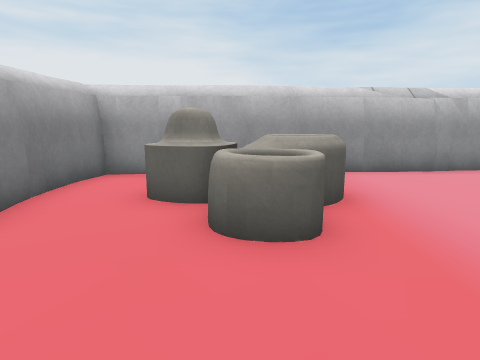
[1] (above)

24 first-person views from a walk through a scene from a Unity 3-D project. The camera is 1.2 m above the floor, tilts 10° down and sees 75° across. The floor is counted in squares, 1 m on a side. Each view is taken from the middle of a square. On the plan, view 1 faces up. The plan holds only what a view shows up to about 13 squares ahead; the rest is blank. The place goes on beyond the plan. The player is left out. Some surface patterns are stand-ins.

[2]
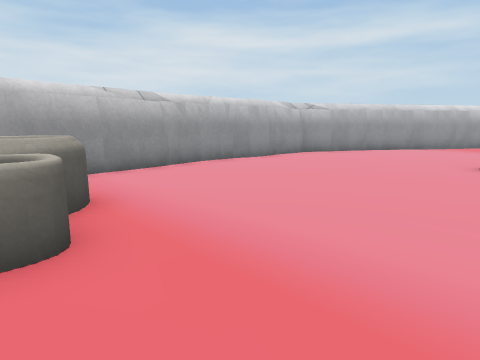

[3]
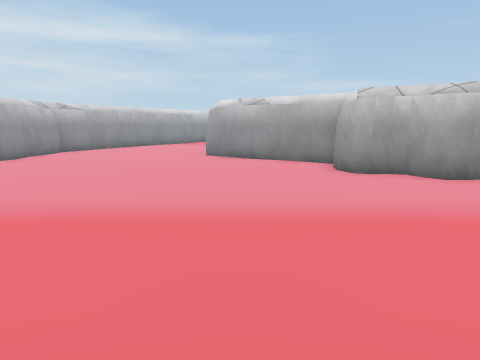

[4]
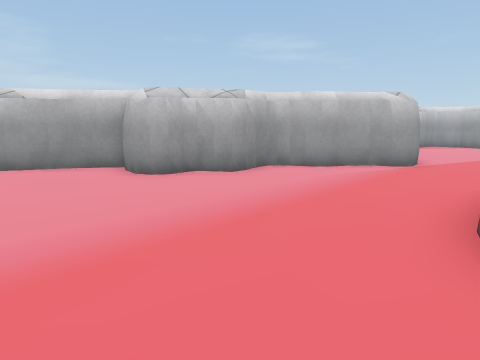

[5]
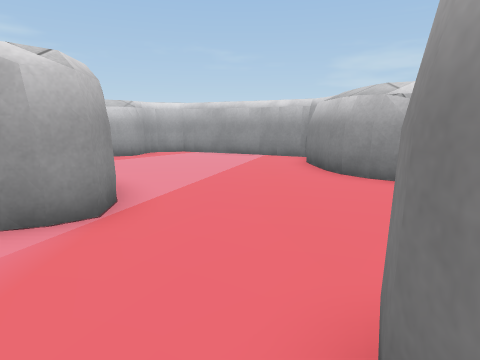

[6]
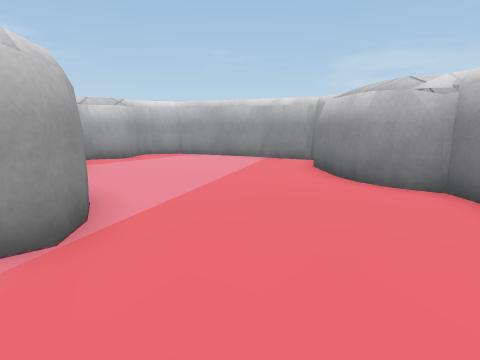

[7]
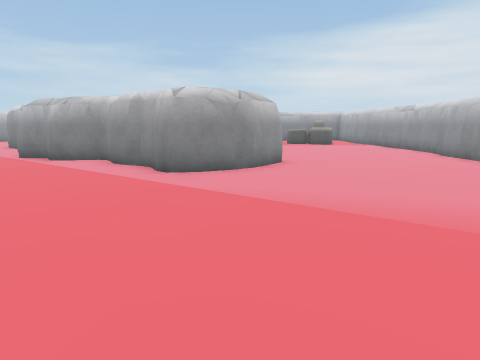

[8]
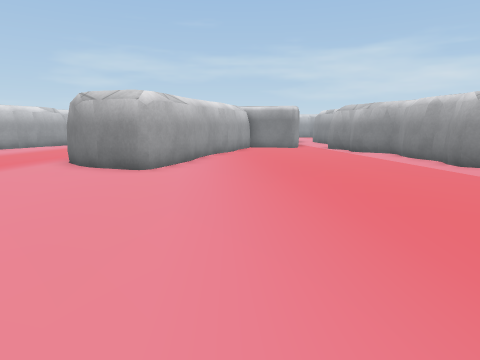

[9]
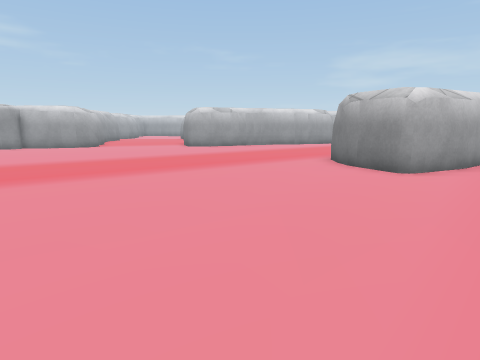

[10]
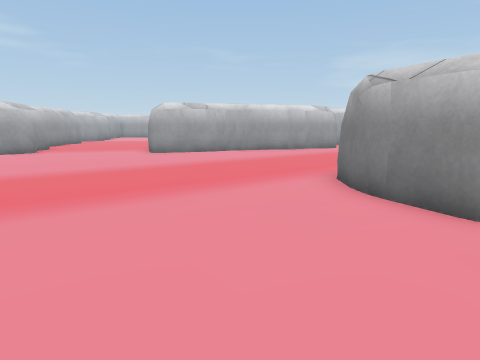

[11]
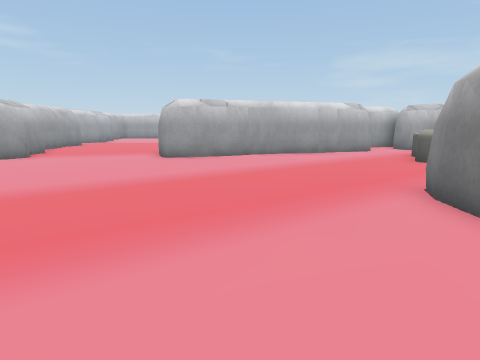

[12]
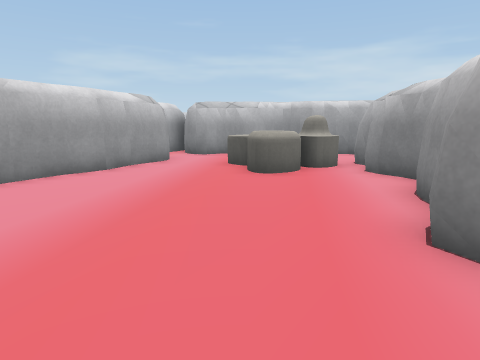

[13]
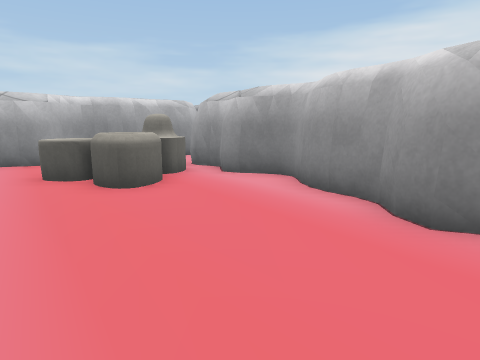

[14]
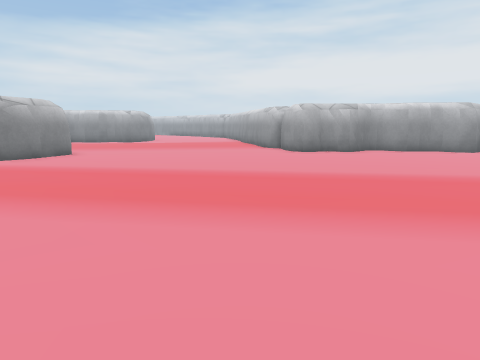

[15]
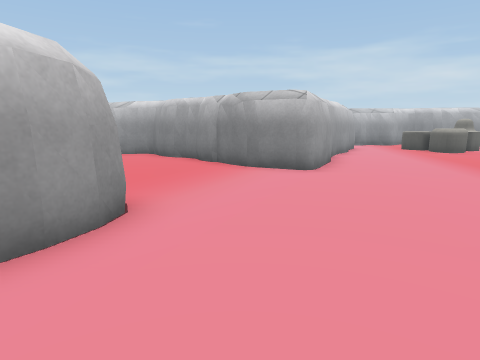

[16]
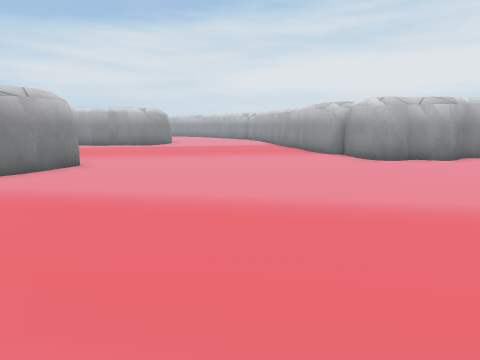

[17]
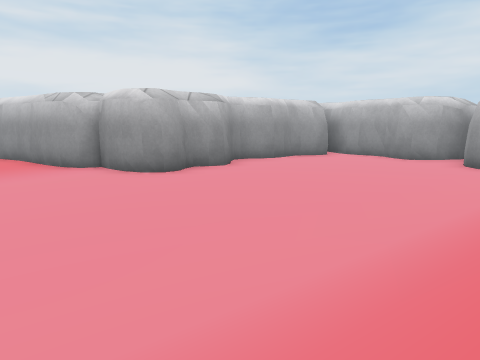

[18]
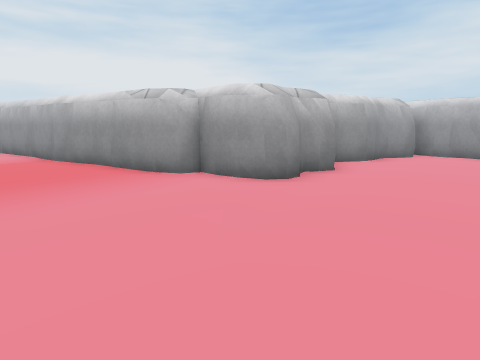

[19]
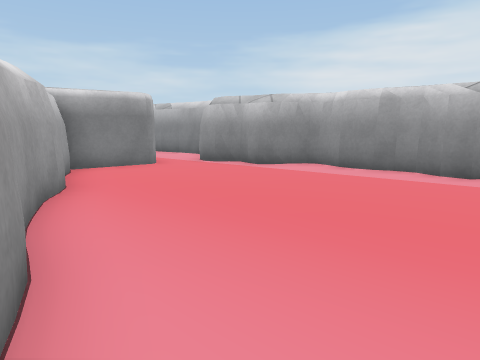

[20]
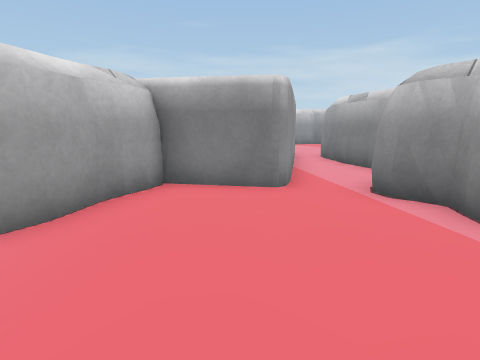

[21]
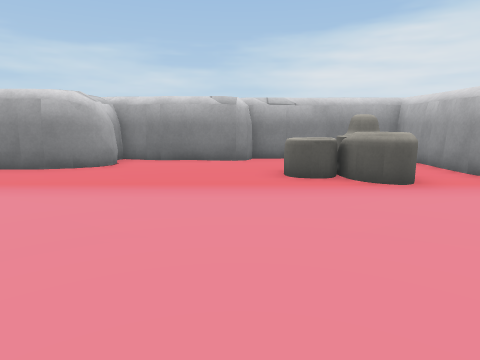

[22]
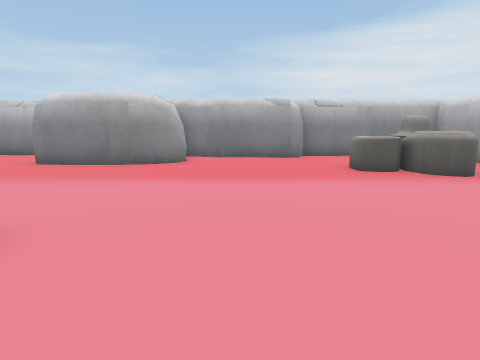

[23]
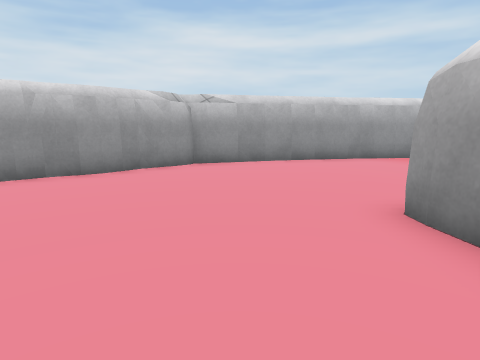

[24]
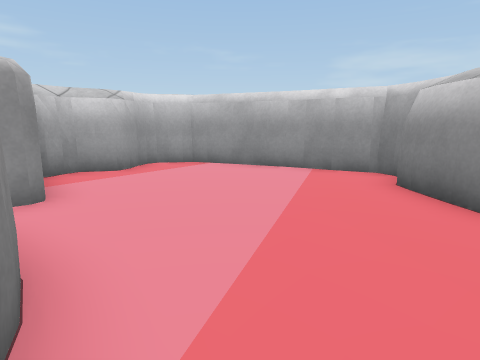

### Floor plan
Key: @ floor where view 1 was taken; # wall or solid block; . floor; O other object.
Columns run from 4 left of view 1 to 34 right of it. Each row starts with its distance up from view 1.
  9          ####
  8 ##########..#######
  7 #.................##
  6 #..OOO.............###             ###
  5 #..OOOO..............##           ##.##
  4 #...OO................###       ###...#
  3 ##..O...................##     ##.....#
  2  #.......................###   #.......
  1  #............##...........#####.......
  0  #..@.........###............##........
 -1  #...........## ##.....................
 -2  ###.........#  ##....................
 -3    #......#### ##.....................
 -4    #......#   ##......................
 -5    #.....##   #.......................
 -6    #.....#    #.......................
 -7   ......##   ##.......................
 -8 #......## ####.........##..............
 -9 #.....##  #..........####..............
-10 #.....## ##..##....###  ##.............
-11 #......###..####.### #  ##............
-12 ##......#..##  ###  #####..............
-13  #.......           #..................
-14  ##......#        ###.................
-15  ##......         #....................
-16  #........#    #...OOOO...............#
-17  ##......##    #..   OO.............###
-18   ###...##     ##   OO.......###....##
-19     #####       ##  .......### #.....#
-20                  ###...#####   #....
-21                    ##.##       #...

Positions as (right, up) in squares from view 1, and headings:
1: (0, 0), facing up
2: (0, 0), facing up-right
3: (-2, 0), facing right
4: (-1, 1), facing down-right
5: (0, -5), facing down
6: (0, -6), facing down
7: (21, 0), facing left
8: (24, 0), facing down-left
9: (24, 0), facing down
10: (23, -4), facing down
11: (24, -6), facing down
12: (24, -11), facing down-left
13: (24, -14), facing left
14: (34, -12), facing up-left
15: (34, -13), facing down-left
16: (30, -11), facing up-left
17: (28, -8), facing up
18: (25, -7), facing up
19: (20, -7), facing left
20: (15, -6), facing down-left
21: (8, 2), facing left
22: (9, 0), facing left
23: (6, 0), facing up-right
24: (1, -9), facing down
